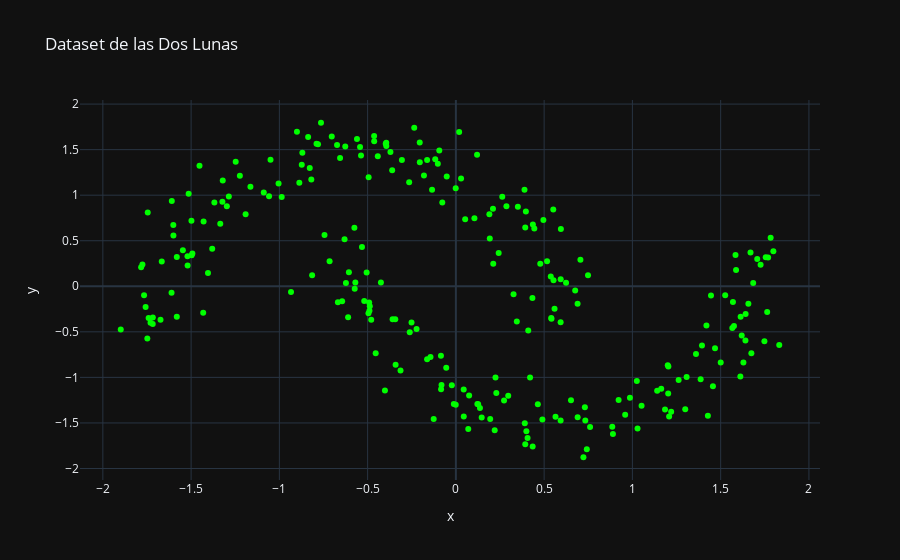

This figure's notebook cell:
### Markdown cell above
## Sección 3: DBSCAN para Formas Complejas

¿Qué pasa cuando los clusters no son esféricos? Aquí es donde K-Means y otros métodos similares fallan. Usaremos el dataset `make_moons` para demostrar la superioridad de DBSCAN en estos escenarios.

### Code cell
# --- 8. Generar y escalar datos no esféricos ---
X_moons, y_moons = make_moons(n_samples=250, noise=0.1, random_state=42)

# DBSCAN es sensible a la escala, por lo que es crucial estandarizar los datos
scaler = StandardScaler()
X_moons_scaled = scaler.fit_transform(X_moons)

# Visualizamos los datos
fig = px.scatter(x=X_moons_scaled[:, 0], y=X_moons_scaled[:, 1], title='Dataset de las Dos Lunas')
fig.update_traces(marker=dict(color='lime'))
fig.show()

### Figure 1 — Plotly figure (JSON) as saved in the notebook; plotly's stock layout.template omitted (floating-point values rounded to 4 significant figures; data arrays with more than 128 entries replaced by an {"elided": "..."} marker saying what was removed)
{"data": [{"hovertemplate": "x=%{x}<br>y=%{y}<extra></extra>", "legendgroup": "", "marker": {"color": "lime", "symbol": "circle"}, "mode": "markers", "name": "", "orientation": "v", "showlegend": false, "type": "scatter", "x": {"elided": "250 float values"}, "xaxis": "x", "y": {"elided": "250 float values"}, "yaxis": "y"}], "layout": {"legend": {"tracegroupgap": 0}, "title": {"text": "Dataset de las Dos Lunas"}, "xaxis": {"anchor": "y", "domain": [0, 1], "title": {"text": "x"}}, "yaxis": {"anchor": "x", "domain": [0, 1], "title": {"text": "y"}}}}
